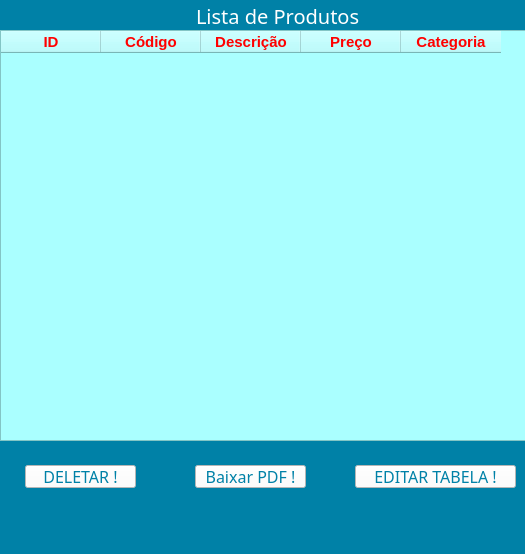
<?xml version="1.0" encoding="UTF-8"?>
<ui version="4.0">
 <class>MainWindow</class>
 <widget class="QMainWindow" name="MainWindow">
  <property name="geometry">
   <rect>
    <x>0</x>
    <y>0</y>
    <width>525</width>
    <height>554</height>
   </rect>
  </property>
  <property name="windowTitle">
   <string>MainWindow</string>
  </property>
  <property name="styleSheet">
   <string notr="true">background-color: rgb(0, 129, 167);
color:rgb(255, 255, 255);
font: 15pt &quot;Bahnschrift Light SemiCondensed&quot;;</string>
  </property>
  <widget class="QWidget" name="centralwidget">
   <widget class="QLabel" name="label">
    <property name="geometry">
     <rect>
      <x>30</x>
      <y>0</y>
      <width>431</width>
      <height>31</height>
     </rect>
    </property>
    <property name="font">
     <font>
      <family>Bahnschrift Light SemiCondensed</family>
      <pointsize>15</pointsize>
      <weight>50</weight>
      <italic>false</italic>
      <bold>false</bold>
     </font>
    </property>
    <property name="text">
     <string>                                Lista de Produtos</string>
    </property>
   </widget>
   <widget class="QTableWidget" name="tableWidget">
    <property name="geometry">
     <rect>
      <x>0</x>
      <y>30</y>
      <width>531</width>
      <height>411</height>
     </rect>
    </property>
    <property name="font">
     <font>
      <family>Bahnschrift Light SemiCondensed</family>
      <pointsize>15</pointsize>
      <weight>50</weight>
      <italic>false</italic>
      <bold>false</bold>
     </font>
    </property>
    <property name="styleSheet">
     <string notr="true">background-color: rgb(170, 255, 255);
color: rgb(255, 0, 0);</string>
    </property>
    <column>
     <property name="text">
      <string>ID</string>
     </property>
     <property name="font">
      <font>
       <pointsize>11</pointsize>
       <weight>75</weight>
       <bold>true</bold>
      </font>
     </property>
    </column>
    <column>
     <property name="text">
      <string>Código</string>
     </property>
     <property name="font">
      <font>
       <pointsize>11</pointsize>
       <weight>75</weight>
       <bold>true</bold>
      </font>
     </property>
    </column>
    <column>
     <property name="text">
      <string>Descrição</string>
     </property>
     <property name="font">
      <font>
       <pointsize>11</pointsize>
       <weight>75</weight>
       <bold>true</bold>
      </font>
     </property>
    </column>
    <column>
     <property name="text">
      <string>Preço</string>
     </property>
     <property name="font">
      <font>
       <pointsize>11</pointsize>
       <weight>75</weight>
       <bold>true</bold>
      </font>
     </property>
    </column>
    <column>
     <property name="text">
      <string>Categoria</string>
     </property>
     <property name="font">
      <font>
       <pointsize>11</pointsize>
       <weight>75</weight>
       <bold>true</bold>
      </font>
     </property>
    </column>
   </widget>
   <widget class="QPushButton" name="pushButton">
    <property name="geometry">
     <rect>
      <x>195</x>
      <y>465</y>
      <width>111</width>
      <height>23</height>
     </rect>
    </property>
    <property name="font">
     <font>
      <family>Bahnschrift SemiBold SemiConden</family>
      <pointsize>12</pointsize>
      <weight>7</weight>
      <italic>false</italic>
      <bold>false</bold>
     </font>
    </property>
    <property name="styleSheet">
     <string notr="true">font: 63 12pt &quot;Bahnschrift SemiBold SemiConden&quot;;
background-color: rgb(255, 255, 255);
color:rgb(0, 129, 167)
</string>
    </property>
    <property name="text">
     <string>Baixar PDF !</string>
    </property>
   </widget>
   <widget class="QPushButton" name="pushButton_2">
    <property name="geometry">
     <rect>
      <x>25</x>
      <y>465</y>
      <width>111</width>
      <height>23</height>
     </rect>
    </property>
    <property name="font">
     <font>
      <family>Bahnschrift SemiBold SemiConden</family>
      <pointsize>12</pointsize>
      <weight>7</weight>
      <italic>false</italic>
      <bold>false</bold>
     </font>
    </property>
    <property name="styleSheet">
     <string notr="true">font: 63 12pt &quot;Bahnschrift SemiBold SemiConden&quot;;
background-color: rgb(255, 255, 255);
color:rgb(0, 129, 167)
</string>
    </property>
    <property name="text">
     <string>DELETAR !</string>
    </property>
   </widget>
   <widget class="QPushButton" name="pushButton_3">
    <property name="geometry">
     <rect>
      <x>355</x>
      <y>465</y>
      <width>161</width>
      <height>23</height>
     </rect>
    </property>
    <property name="font">
     <font>
      <family>Bahnschrift SemiBold SemiConden</family>
      <pointsize>12</pointsize>
      <weight>7</weight>
      <italic>false</italic>
      <bold>false</bold>
     </font>
    </property>
    <property name="styleSheet">
     <string notr="true">font: 63 12pt &quot;Bahnschrift SemiBold SemiConden&quot;;
background-color: rgb(255, 255, 255);
color:rgb(0, 129, 167)
</string>
    </property>
    <property name="text">
     <string>EDITAR TABELA !</string>
    </property>
   </widget>
  </widget>
  <widget class="QMenuBar" name="menubar">
   <property name="geometry">
    <rect>
     <x>0</x>
     <y>0</y>
     <width>525</width>
     <height>30</height>
    </rect>
   </property>
  </widget>
  <widget class="QStatusBar" name="statusbar"/>
 </widget>
 <resources/>
 <connections/>
</ui>
